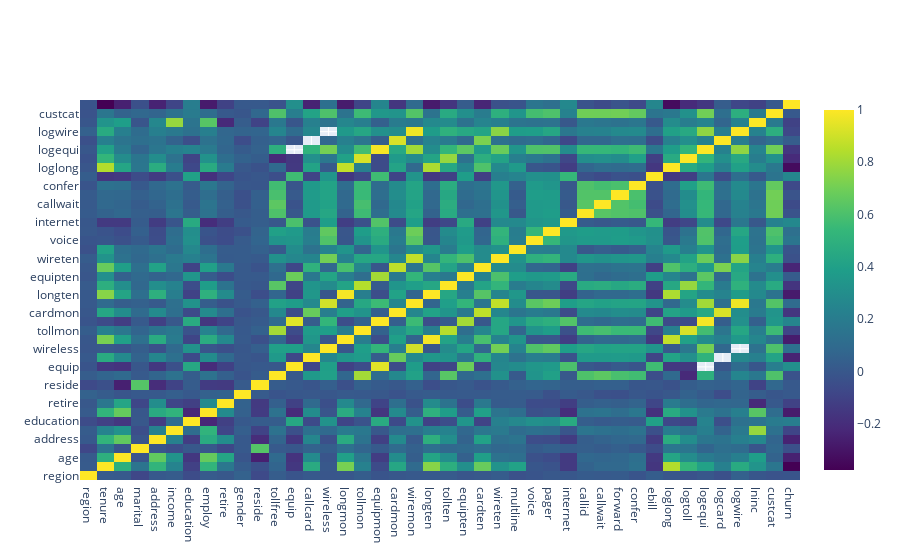

Notebook code for this chart:
### Markdown cell above
- there are some variables that are highly-correlated such as 
- there is no variable highly-correlated with churn

### Code cell
## plotly heatmap inteactive chart

fig = go.Figure(data=go.Heatmap(
                    z=corr,
                    x=corr.columns,
                    y= corr.columns, colorscale="Viridis"))
fig.show()

### Figure 1 — Plotly figure (JSON) as saved in the notebook; plotly's stock layout.template omitted (floating-point values rounded to 4 significant figures; data arrays with more than 128 entries replaced by an {"elided": "..."} marker saying what was removed)
{"data": [{"colorscale": [[0, "#440154"], [0.1111, "#482878"], [0.2222, "#3e4989"], [0.3333, "#31688e"], [0.4444, "#26828e"], [0.5556, "#1f9e89"], [0.6667, "#35b779"], [0.7778, "#6ece58"], [0.8889, "#b5de2b"], [1, "#fde725"]], "type": "heatmap", "x": ["region", "tenure", "age", "marital", "address", "income", "education", "employ", "retire", "gender", "reside", "tollfree", "equip", "callcard", "wireless", "longmon", "tollmon", "equipmon", "cardmon", "wiremon", "longten", "tollten", "equipten", "cardten", "wireten", "multline", "voice", "pager", "internet", "callid", "callwait", "forward", "confer", "ebill", "loglong", "logtoll", "logequi", "logcard", "logwire", "lninc", "custcat", "churn"], "y": ["region", "tenure", "age", "marital", "address", "income", "education", "employ", "retire", "gender", "reside", "tollfree", "equip", "callcard", "wireless", "longmon", "tollmon", "equipmon", "cardmon", "wiremon", "longten", "tollten", "equipten", "cardten", "wireten", "multline", "voice", "pager", "internet", "callid", "callwait", "forward", "confer", "ebill", "loglong", "logtoll", "logequi", "logcard", "logwire", "lninc", "custcat", "churn"], "z": {"elided": "42x42 float values"}}], "layout": {}}
